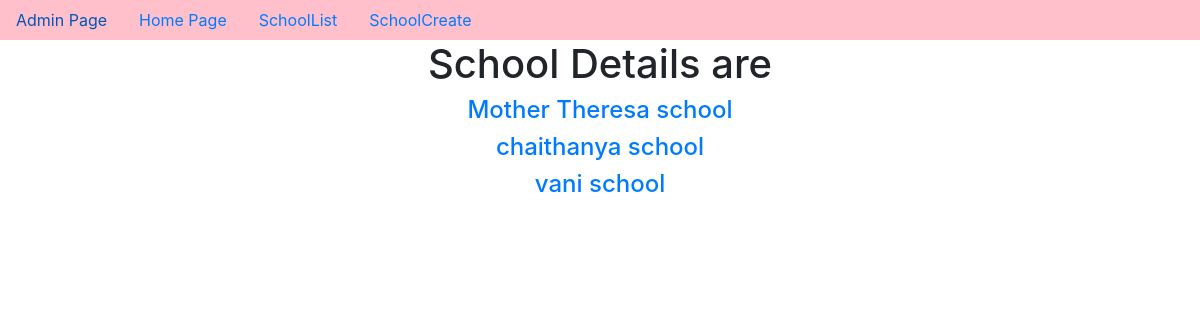
The page /SchoolList/ on the database as committed earlier.
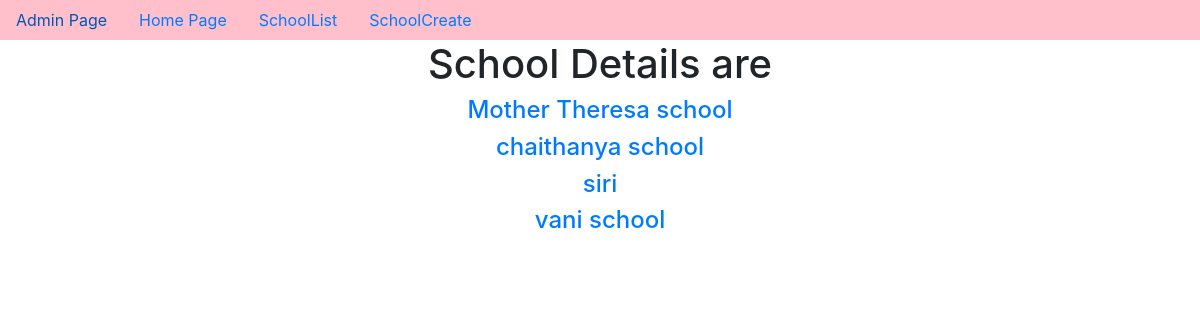
The same page on the database as committed later.
### app/models.py (models this page shows, shortened)
class School(models.Model):
    name=models.CharField(max_length=100)
    location=models.CharField(max_length=100)
    principal=models.CharField(max_length=100)

### app/views.py (the view)
# urls.py: path('SchoolList/',SchoolList.as_view(),name='SchoolList'),
class SchoolList(ListView):
    model=School
    context_object_name='schools'
    ordering=['name']

### templates/app/school_list.html (shortened to what this page needs)
{% extends 'app/dummy.html' %}
{% block body_block %}
<h1>School Details are</h1>
{% for sc in schools %}
        <a href="{{sc.pk}}"><h4>{{sc.name}}</h4></a>
{% endfor %}
{% endblock %}

Rows that differ between the two databases and show on the page:
added School: name "siri"
